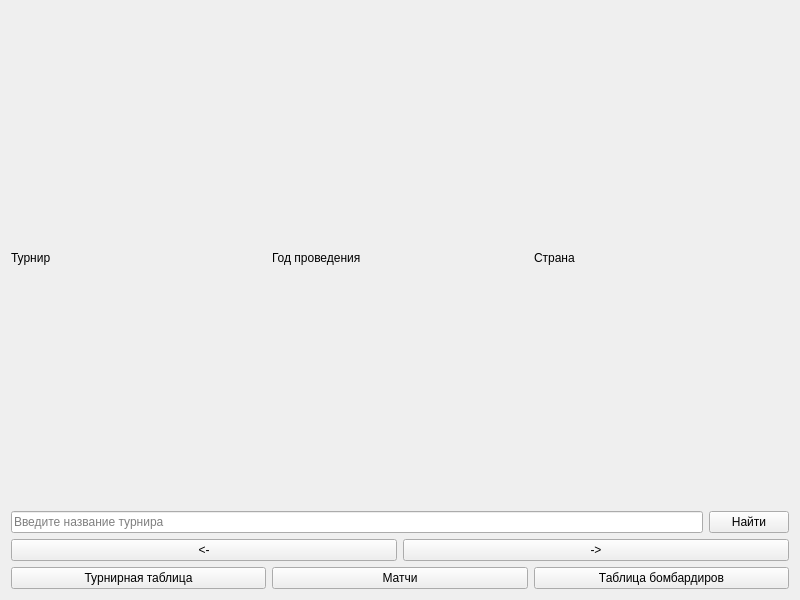
<?xml version="1.0" encoding="UTF-8"?>
<ui version="4.0">
 <class>TournamentPage</class>
 <widget class="QWidget" name="TournamentPage">
  <property name="geometry">
   <rect>
    <x>0</x>
    <y>0</y>
    <width>800</width>
    <height>600</height>
   </rect>
  </property>
  <property name="windowTitle">
   <string>Tournament Page</string>
  </property>
  <layout class="QVBoxLayout" name="verticalLayout">
   <item>
    <layout class="QHBoxLayout" name="headerLayout">
     <item>
      <widget class="QLabel" name="nameLabel">
       <property name="text">
        <string>Турнир</string>
       </property>
      </widget>
     </item>
     <item>
      <widget class="QLabel" name="yearLabel">
       <property name="text">
        <string>Год проведения</string>
       </property>
      </widget>
     </item>
     <item>
      <widget class="QLabel" name="locationLabel">
       <property name="text">
        <string>Страна</string>
       </property>
      </widget>
     </item>
    </layout>
   </item>
   <item>
    <layout class="QHBoxLayout" name="searchLayout">
     <item>
      <widget class="QLineEdit" name="searchEdit">
       <property name="placeholderText">
        <string>Введите название турнира</string>
       </property>
      </widget>
     </item>
     <item>
      <widget class="QPushButton" name="searchButton">
       <property name="text">
        <string>Найти</string>
       </property>
      </widget>
     </item>
    </layout>
   </item>
   <item>
    <layout class="QHBoxLayout" name="navigationLayout">
     <item>
      <widget class="QPushButton" name="prevButton">
       <property name="text">
        <string>&lt;-</string>
       </property>
      </widget>
     </item>
     <item>
      <widget class="QPushButton" name="nextButton">
       <property name="text">
        <string>-&gt;</string>
       </property>
      </widget>
     </item>
    </layout>
   </item>
   <item>
    <layout class="QHBoxLayout" name="actionsLayout">
     <item>
      <widget class="QPushButton" name="clubsButton">
       <property name="text">
        <string>Турнирная таблица</string>
       </property>
      </widget>
     </item>
     <item>
      <widget class="QPushButton" name="matchesButton">
       <property name="text">
        <string>Матчи</string>
       </property>
      </widget>
     </item>
     <item>
      <widget class="QPushButton" name="topScorersButton">
       <property name="text">
        <string>Таблица бомбардиров</string>
       </property>
      </widget>
     </item>
    </layout>
   </item>
  </layout>
 </widget>
 <resources/>
 <connections/>
</ui>
